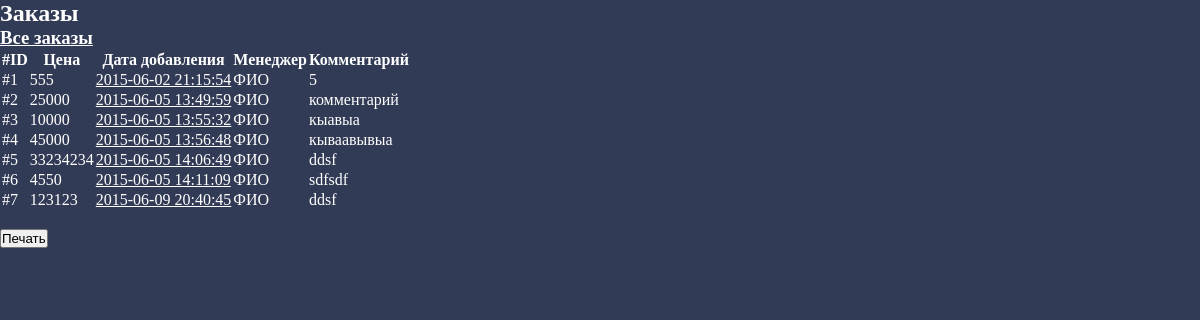
The page /orders.php (signed in) on the database its author committed.
### tables this page shows
CREATE TABLE IF NOT EXISTS `orders` (
`id` int(11) NOT NULL,
  `price` int(11) NOT NULL,
  `comment` text NOT NULL,
  `date` datetime NOT NULL,
  `manager_id` int(11) NOT NULL
);

CREATE TABLE IF NOT EXISTS `managers` (
`id` int(11) NOT NULL,
  `fio` varchar(255) NOT NULL,
  `login` varchar(255) NOT NULL,
  `password` varchar(255) NOT NULL
);

### orders.php (the view, shortened to what this page needs)
<?php
require "config.php";
$manId = isset($_GET["manager"])?$_GET["manager"]:-1;
?>
<!DOCTYPE html>
<html lang="en">
<head>
	<link rel="stylesheet" href="style.css">
</head>
<body>
<div id="printArea">
	<h2>Заказы<?=($manId>=0)?" менеджера $man":""?></h2>
	<a id="allOrders" href="/orders.php"><h3>Все заказы</h3></a>
	<table>
		<thead>
			<tr>
				<th>#ID</th>
				<th>Цена</th>
				<th>Дата добавления</th>
				<th>Менеджер</th>
				<th>Комментарий</th>
			</tr>
		</thead>
		<tbody>
			<?php
			$where = ($manId >= 0)?" where `manager_id`=$manId":"";
			$res = $DB->query("SELECT * from `orders`$where");
			while($o = $res->fetch_assoc()) {
				echo "<tr>";
				echo '<td>#'.$o["id"].'</td>';
				echo '<td>'.$o["price"].'</td>';
				echo '<td><a href="/order.php?id='.$o["id"].'" target="_blank">'.$o["date"].'</a></td>';
				$man = $DB->query("SELECT `fio` from `managers` where `id`=".$o["manager_id"])->fetch_assoc()["fio"];
				echo '<td>'.$man.'</td>';
				echo '<td>'.$o["comment"].'</td>';
				echo "</tr>";
			}
			?>
		</tbody>
	</table>
</div>
<br>
<button id="btnPrint">Печать</button>
</body>
</html>

### style.css (style rules this page uses)
* { margin:0; padding:0; }
body { background-color: #323B55; color:#fff; }
a { color:#fff; }

### rows shown on the page
orders: id "1", price "555", date "2015-06-02 21:15:54", manager.fio "ФИО", comment "5"
orders: id "2", price "25000", date "2015-06-05 13:49:59", manager.fio "ФИО", comment "комментарий"
orders: id "3", price "10000", date "2015-06-05 13:55:32", manager.fio "ФИО", comment "кыавыа"
orders: id "4", price "45000", date "2015-06-05 13:56:48", manager.fio "ФИО", comment "кываавывыа"
orders: id "5", price "33234234", date "2015-06-05 14:06:49", manager.fio "ФИО", comment "ddsf"
orders: id "6", price "4550", date "2015-06-05 14:11:09", manager.fio "ФИО", comment "sdfsdf"
orders: id "7", price "123123", date "2015-06-09 20:40:45", manager.fio "ФИО", comment "ddsf"
